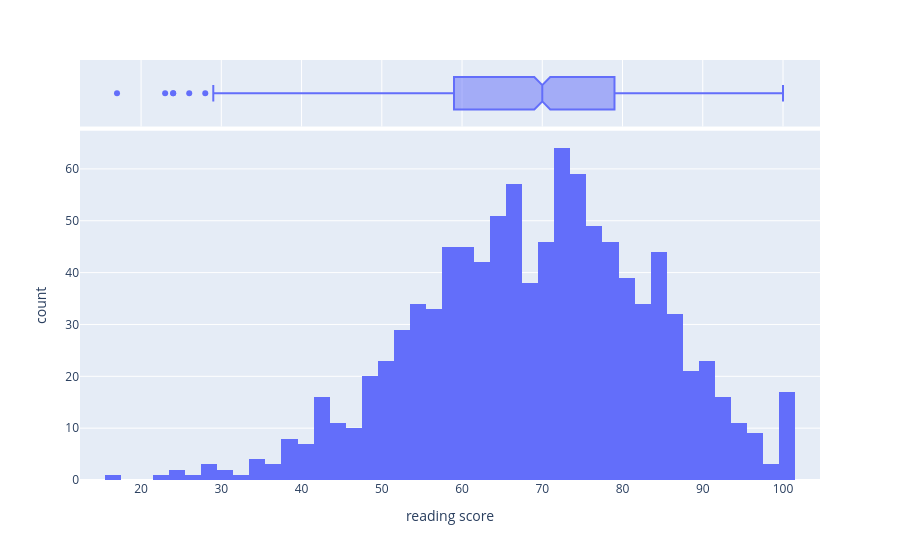

The notebook cell this image was saved under:
### Markdown cell above
Mostra que os homens costumam ter a mediana um pouco maior em matemática… Não é uma diferença absurda, mas é consistente!

### Code cell
fig2 = px.histogram(
    df_students_performance,
    x='reading score',
    marginal='box'
)
fig2.show()

### Figure 1 — Plotly figure (JSON) as saved in the notebook; plotly's stock layout.template omitted (floating-point values rounded to 4 significant figures; data arrays with more than 128 entries replaced by an {"elided": "..."} marker saying what was removed)
{"data": [{"bingroup": "x", "hovertemplate": "reading score=%{x}<br>count=%{y}<extra></extra>", "legendgroup": "", "marker": {"color": "#636efa", "pattern": {"shape": ""}}, "name": "", "orientation": "v", "showlegend": false, "type": "histogram", "x": {"elided": "1000 int values"}, "xaxis": "x", "yaxis": "y"}, {"hovertemplate": "reading score=%{x}<extra></extra>", "legendgroup": "", "marker": {"color": "#636efa"}, "name": "", "notched": true, "showlegend": false, "type": "box", "x": {"elided": "1000 int values"}, "xaxis": "x2", "yaxis": "y2"}], "layout": {"barmode": "relative", "legend": {"tracegroupgap": 0}, "margin": {"t": 60}, "xaxis": {"anchor": "y", "domain": [0, 1], "title": {"text": "reading score"}}, "xaxis2": {"anchor": "y2", "domain": [0, 1], "matches": "x", "showgrid": true, "showticklabels": false}, "yaxis": {"anchor": "x", "domain": [0, 0.8316], "title": {"text": "count"}}, "yaxis2": {"anchor": "x2", "domain": [0.8416, 1], "matches": "y2", "showgrid": false, "showline": false, "showticklabels": false, "ticks": ""}}}
